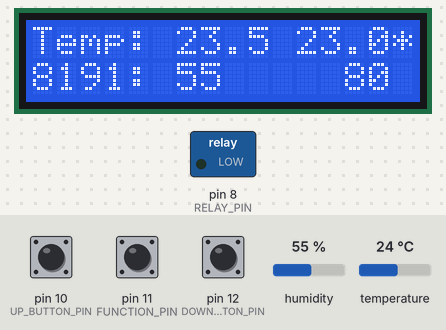
Recording of a sketch running on a simulated Arduino Uno, built with avr-gcc and run on an emulated ATmega328P. Parts: 16×2 character LCD, switched loads named in the sketch (green lamp = pin HIGH). Inputs (shaded band) come from the test bench; at power-on: temperature 24 °C, pin 11 (FUNCTION_PIN) HIGH, pin 10 (UP_BUTTON_PIN) HIGH, humidity 55 %, pin 12 (DOWN_BUTTON_PIN) HIGH. What the sketch prints to the serial monitor is not drawn.

Above: at 3.2 s.
3.3 s: temperature set to 22 °C
At 5.9 s:
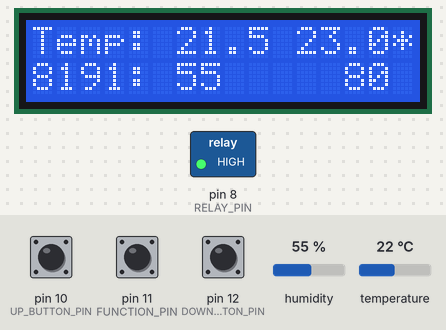
6.8 s: pin 11 (FUNCTION_PIN) pulled LOW for 0.15 s
At 7.4 s:
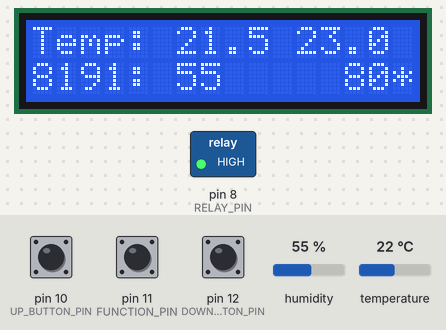
8.4 s: pin 10 (UP_BUTTON_PIN) pulled LOW for 0.15 s
At 9.6 s:
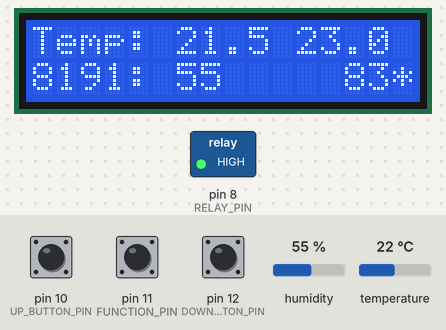
10.0 s: humidity set to 22 %
At 11.9 s:
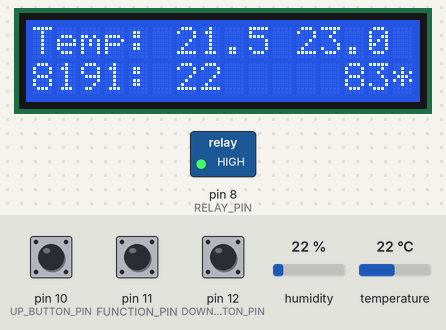
12.3 s: humidity set to 68 %
At 13.7 s:
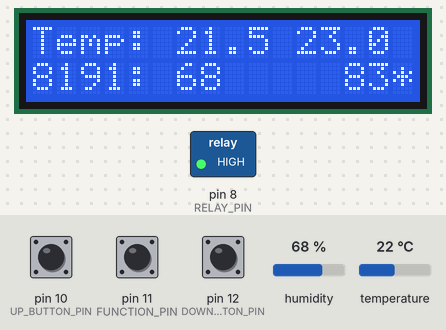
18.9 s: pin 12 (DOWN_BUTTON_PIN) pulled LOW for 0.15 s
At 20.3 s:
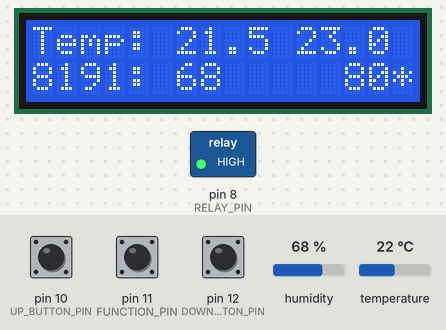
Timing chart, 0 to 21.5 s (numbered marks = the images above; inputs shaded):
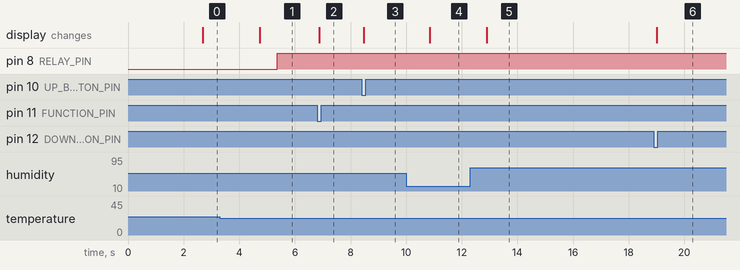

Measured:
- the behaviour switches between 24 and 23 °C on temperature (found by bisection; images 0 and 1)
- after the input at 3.3 s, pin 8 (RELAY_PIN): LOW → HIGH after 2.1 s; the display: changes after 1.4 s (image 1)
- after the input at 6.8 s, the display: changes after 0.08 s (image 2)
- after the input at 8.4 s, the display: changes after 0.07 s (image 3)
- after the input at 10.0 s, the display: changes after 0.85 s (image 4)
- after the input at 12.3 s, the display: changes after 0.59 s (image 5)
- after the input at 18.9 s, the display: changes after 0.12 s (image 6)

The sketch:

Main_uno.ino
```cpp
#include "DHT.h"
#include <Servo.h>  // include servo library to use its related functions
#include <LiquidCrystal.h>

#define DHTTYPE DHT11  // DHT11

#define FUNCTION_PIN 11
#define UP_BUTTON_PIN 10
#define DHTPIN 13
#define DOWN_BUTTON_PIN 12
#define Servo_PWM 7  // A descriptive name for D6 pin of Arduino to provide PWM signal
#define RELAY_PIN 8

Servo myServo;       // Define an instance of of Servo with the name of "MG995_Servo"
DHT dht(DHTPIN, DHTTYPE);
int servo_counter = 0;
int lastWindowAction = 0;
int servo_start_position = 130;
// Function relate
int function_button_before = 0;
int function_button_count = 0;
int current_function = 0;

// Targets
double target_temp = 23;
int target_humi = 80;

// Up down buttons
int down_button_before = 1;
int up_button_before = 1;

// States
int lampOnPrev = 0;
int windowOpenPrev = 0;
float bound = 0.3;
float humiBound = 3;

// Initialiseer LCD met de pennen zoals we hem hebben aangesloten
// LiquidCrystal lcd(44, 42, 40, 38, 36, 34);
LiquidCrystal lcd(2, 3, 4, 5, 6, 7);

int getFunction(int function_count) {
  if (function_count % 2 == 0) {
    return 0;
  } else {
    return 1;
  }
}

void setup() {
  pinMode(FUNCTION_PIN, INPUT_PULLUP);
  pinMode(DOWN_BUTTON_PIN, INPUT_PULLUP);
  pinMode(UP_BUTTON_PIN, INPUT_PULLUP);
  pinMode(RELAY_PIN, OUTPUT);

  Serial.begin(9600);
  lcd.begin(16, 2);
  dht.begin();
  openWindow();
  closeWindow();
}


// free RAM check for debugging. SRAM for ATmega328p = 2048Kb.
int availableMemory() {
    // Use 1024 with ATmega168
    int size = 8192;
    byte *buf;
    while ((buf = (byte *) malloc(--size)) == NULL);
        free(buf);
    return size;
}
void loop() {
  delay(100);
  lastWindowAction++;
  if (lastWindowAction < 25){
    return;
  } else if (lastWindowAction == 25){
    // After 25*100ms, detach
      // myServo.detach();  // Connect D6 of Arduino with PWM signal pin of servo motor
      return;
  }
  // Else continue

  // Set to 0, because of pullup
  if ((function_button_before == 1) && (digitalRead(FUNCTION_PIN) == 0)) {
    function_button_count += 1;
    current_function = getFunction(function_button_count);
    Serial.println("Function: " + String(current_function));
  }
  function_button_before = digitalRead(FUNCTION_PIN);

  // Note: this is relative humidity
  float humi = dht.readHumidity();
  float tempC = dht.readTemperature();

  // Make a correction .Roughly off by 0.5 degree celsius
  tempC = tempC - 0.5;

  /*
  TODO: Correct RH
  For every 1 degree Celsius increase in temperature, the air's capacity to hold moisture increases by about 7%. Therefore, if the relative humidity of the air is initially 50% at a temperature of 20 degrees Celsius, and the temperature increases to 21 degrees Celsius, the relative humidity would decrease to approximately 46%. Similarly, if the temperature were to decrease to 19 degrees Celsius, the relative humidity would increase to approximately 54%.
  It's worth noting, however, that this is just an approximation and the actual change in relative humidity will depend on a variety of factors, such as the initial temperature and relative humidity, the amount of moisture in the air, and the specific conditions of the environment.
  */

  // Temp function
  if (current_function == 0) {
    if ((up_button_before == 1) && (digitalRead(UP_BUTTON_PIN) == 0)) {
      target_temp += 0.5;
      Serial.print(target_temp);
    }
    up_button_before = digitalRead(UP_BUTTON_PIN);


    if ((down_button_before == 1) && (digitalRead(DOWN_BUTTON_PIN) == 0)) {
      target_temp -= 0.5;
      Serial.print(target_temp);
    }
    down_button_before = digitalRead(DOWN_BUTTON_PIN);
  }

  // RH function
  if (current_function == 1) {
    if ((up_button_before == 1) && (digitalRead(UP_BUTTON_PIN) == 0)) {
      target_humi += 3;
    }
    up_button_before = digitalRead(UP_BUTTON_PIN);


    if ((down_button_before == 1) && (digitalRead(DOWN_BUTTON_PIN) == 0)) {
      target_humi -= 3;
    }
    down_button_before = digitalRead(DOWN_BUTTON_PIN);
  }


  // If it was previously on
  if (lampOnPrev == 1) {
    // Stay on until the tamp is larger than 0.5 above target
    if (tempC >= target_temp + bound && lastWindowAction > 50) {
      digitalWrite(RELAY_PIN, LOW);
      lampOnPrev = 0;
    }
  }
  // If it was previoulsy off
  else {
    if (tempC <= target_temp - bound && lastWindowAction > 50) {
      digitalWrite(RELAY_PIN, HIGH);
      lampOnPrev = 1;
    }
  }
  Serial.println("Target RH: " + String(target_humi) + " humi: " + String(humi));
  // If it previously was closed, only open if we are above the bound
  if (windowOpenPrev == 0 && lastWindowAction > 50) {
    if (humi > target_humi + humiBound) {
      openWindow();
    }
  }
  // If it was open, only close it if we are below the bound
  else {
    if (humi < target_humi - humiBound && lastWindowAction > 50) {
      closeWindow();
    }
  }

  // Relative humidity, change it by 7%
  lcd.setCursor(0, 0);
  lcd.print("Temp: " + String(tempC, 1));
  lcd.setCursor(11, 0);
  lcd.print(String(target_temp));
  lcd.setCursor(0, 1);
  lcd.print("Humi: " + String(int(humi)));
  lcd.setCursor(13, 1);
  lcd.print(String(target_humi));

  lcd.setCursor(15, current_function);
  lcd.print("*");
  lcd.setCursor(15, (current_function + 1) % 2);
  lcd.print(" ");

  lcd.setCursor(0,1);
  lcd.print(String(availableMemory()));

  // SEensor error handling
  if (isnan(humi) || isnan(tempC)) {
    Serial.println("Failed to read from DHT sensor!");
    return;
  }
}

void openWindow() {
  // Note: 0 is opened
  // myServo.attach(Servo_PWM);  // Connect D6 of Arduino with PWM signal pin of servo motor
  // myServo.write(25);
  // windowOpenPrev = 1;
  // lastWindowAction =0;
}

void closeWindow() {
  // Note: 0 is opened
  // Serial.println("Close Window");
  // myServo.attach(Servo_PWM);  // Connect D6 of Arduino with PWM signal pin of servo motor
  // myServo.write(servo_start_position);
  // windowOpenPrev = 0;
  // lastWindowAction = 0;
}
```
